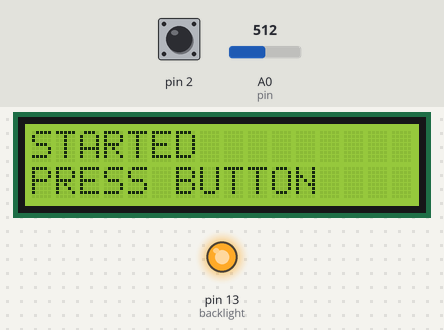
The sketch below on a simulated Arduino Uno, built with avr-gcc and run on an emulated ATmega328P. Shown: 16×2 character LCD, output pins drawn as LEDs (lit = HIGH). The inputs (shaded band) are chosen by the test bench; at power-on: pin 2 HIGH, A0 (pin) = 512.

Above: at 1.2 s.
1.3 s: pin 2 driven LOW
At 2.3 s:
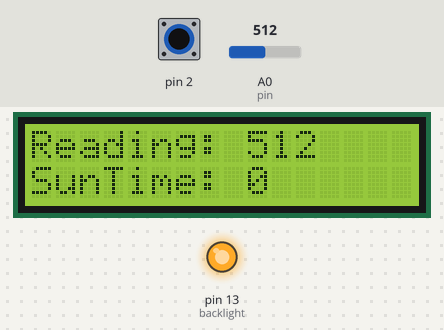
2.8 s: A0 (pin) set to 1020
At 4.1 s:
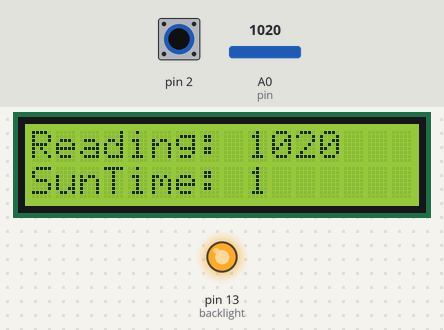
5.8 s: pin 2 pulsed HIGH 5 times (0.12 s each, 0.3 s apart)
At 8.0 s:
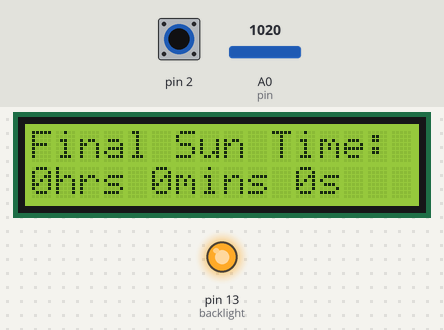
Timing chart, 0 to 9.5 s (numbered marks = the images above; inputs shaded):
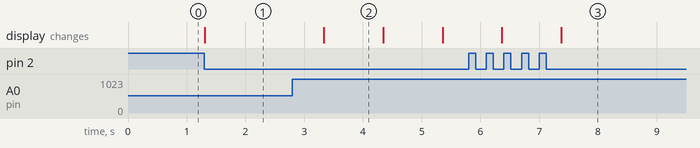

Measured:
- after the input at 1.3 s, the display: changes at once (image 1)
- after the input at 2.8 s, the display: changes after 0.53 s (image 2)
- after the input at 5.8 s, pin 13 (backlight): stays HIGH (without the input it goes to LOW after 0.56 s); the display: first changes after 0.57 s (image 3 shows a later state)
- what the display in image 2 shows lasts 1.0 s, from 3.3 s to 4.3 s

The sketch:

LIGHT_INTERUPT.ino
```cpp
#include <LiquidCrystal.h>
#include <LowPower.h>
const byte pin = A0;
int rawValue = 0;
int minutes = 0;
int hours = 0;
int seconds = 0;
LiquidCrystal lcd(12, 11, 5, 4, 3, 6);
int state = 0;
const byte backlight = 13;
byte batterySaver;
int timer;
void setup() {
  // put your setup code here, to run once:
initializeVariables();
pinMode(2, INPUT);
pinMode(backlight, OUTPUT);
digitalWrite(backlight, HIGH);
attachInterrupt(digitalPinToInterrupt(2), interuption, FALLING);
lcd.begin(16, 2);
lcd.setCursor(0, 0);
lcd.print("STARTED");
lcd.setCursor(0, 1);
lcd.print("PRESS BUTTON");
}

void loop() {
  // put your main code here, to run repeatedly:
switch(state){
  case 0:
    initialState();
    break;
  case 1:
    reader();
    LowPower.powerDown(SLEEP_1S, ADC_OFF, BOD_ON);
    break;
  case 2:
    endScreen();
    break;
}
}
void initialState(){
  //displaying initial message from setup
}
void reader(){
  //start reader code
  rawValue = analogRead(pin);
  delay(5);
  if(rawValue >= 1010){
    timer += 1;
  }
  if(batterySaver == 0){
    lcd.noDisplay();
    digitalWrite(backlight, LOW);
  }
  else{
    batterySaver--;
    lcd.display();
    lcd.clear();
    lcd.setCursor(0,0);
    lcd.print("Reading: ");
    lcd.print(rawValue);
    lcd.setCursor(0, 1);
    lcd.print("SunTime: ");
    lcd.print(timer);
  }
  //end reader code
}
void endScreen(){
  //print final results
  seconds = timer;
  minutes = seconds / 60;
  hours = minutes / 60;
  seconds = timer - (minutes * 60);
  minutes = minutes - (hours * 60);
  digitalWrite(backlight, HIGH);
  lcd.display();
  lcd.clear();
  lcd.setCursor(0,0);
  lcd.print("Final Sun Time: ");
  lcd.setCursor(0, 1);
  lcd.print(hours);
  lcd.print("hrs ");
  lcd.print(minutes);
  lcd.print("mins ");
  lcd.print(seconds);
  lcd.print("s");
  delay(1000);
}
void interuption(){
  if(state != 1){
    state = 1;
    initializeVariables();
  }
  else{
    state = 2;
  }
}
void initializeVariables(){
  timer = 0;
  batterySaver = 5;
}
```
